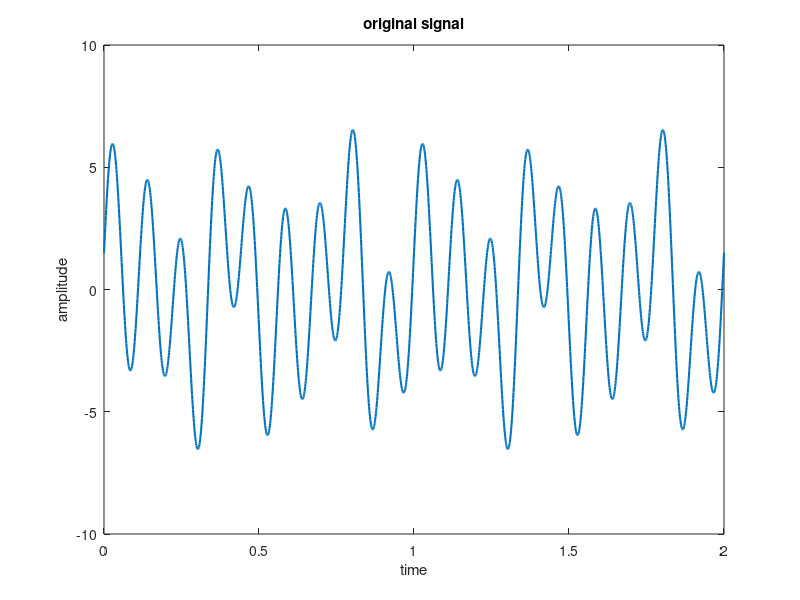
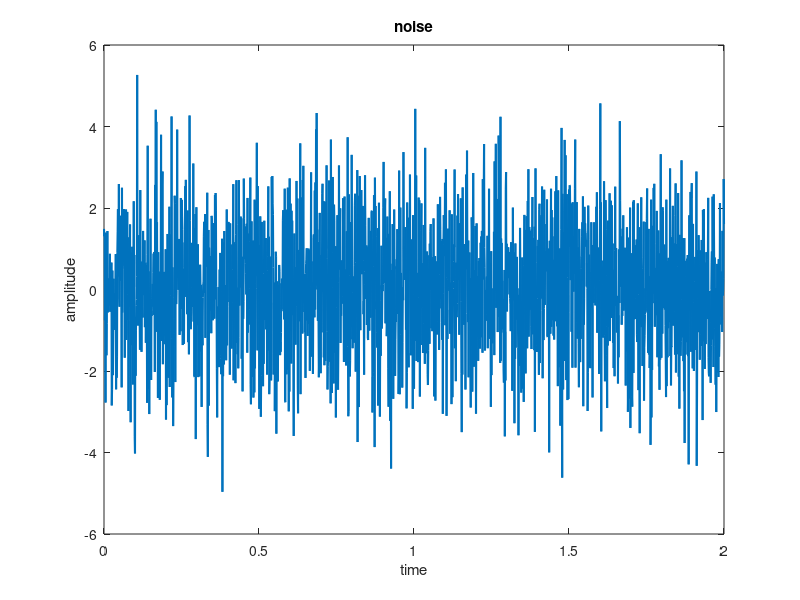
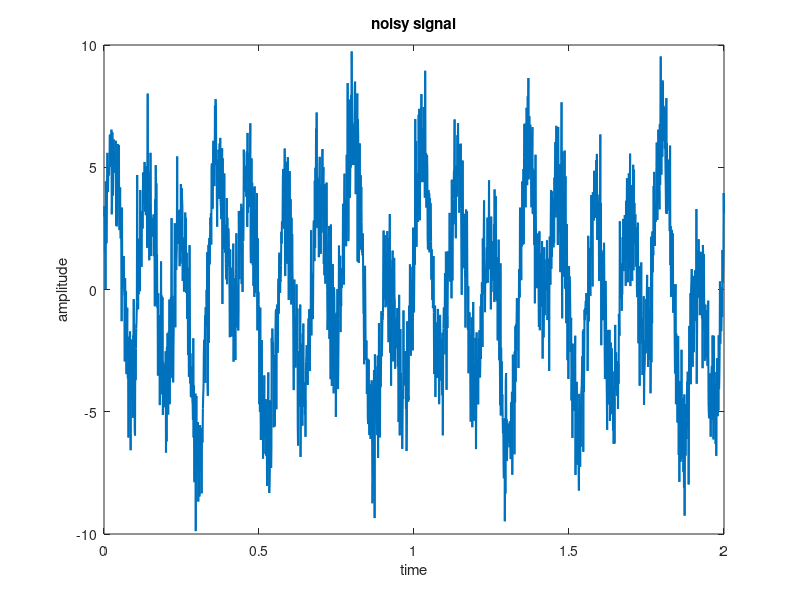
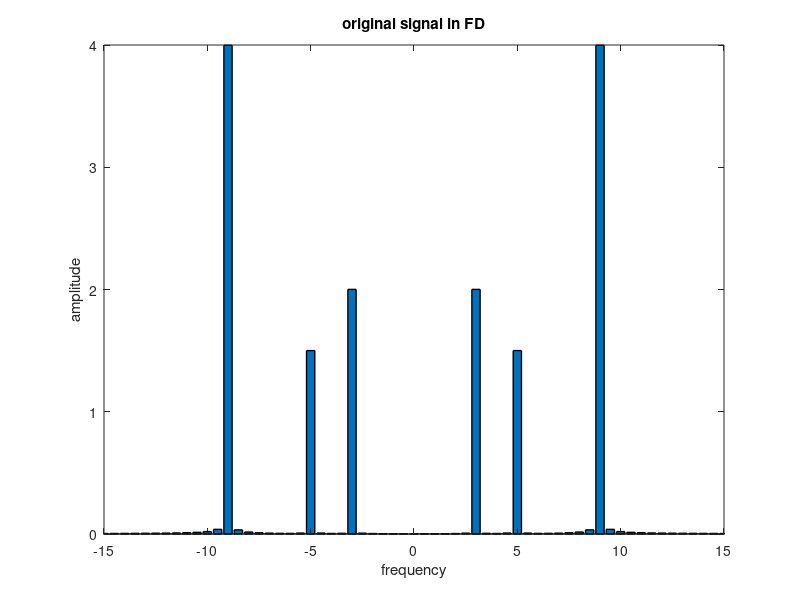

These figures' MATLAB source, in order:
%Importance of frequency domain analysis for noise reduction

clc
clear all
close all

fs = 1000; %sampling frequency
t = 0:1/fs:2; % time array
x1 = 2*sin(2*pi*3*t);
x2 = 1.5*cos(2*pi*5*t);
x3 = 4*sin(2*pi*9*t);
x = x1 + x2 + x3; %audio signal
%noise
noise = 1.5*randn(size(x));
noisy_signal = x + noise;
% this is in time domain
% it has three frequency components.
% the frequency components are 3 Hz, 5 Hz, and 9 Hz
figure
plot(t,x,'linewidth',1.5)
xlabel('time')
ylabel('amplitude')
title('original signal')
figure
plot(t,noise,'linewidth',1.5)
xlabel('time')
ylabel('amplitude')
title('noise')
figure
plot(t,noisy_signal,'linewidth',1.5)
xlabel('time')
ylabel('amplitude')
title('noisy signal')

% we will do frequency conversion below
fx = abs(fftshift(fft(x)))/(length(x)/2); % original signal in FD
f_noise = abs(fftshift(fft(noise)))/(length(x)/2); % noise in FD
f_noisy_signal = abs(fftshift(fft(noisy_signal)))/(length(x)/2); % noisy signal in FD
freq = linspace(-fs/2, fs/2, length(x));

figure
bar(freq, fx,'linewidth',1)
xlim([-15 +15])
xlabel('frequency')
ylabel('amplitude')
title('original signal in FD')
figure
bar(freq, f_noise,'linewidth',1)
xlim([-15 +15])
xlabel('frequency')
ylabel('amplitude')
title('noise in FD')
figure
bar(freq, f_noisy_signal,'linewidth',1)
xlim([-15 +15])
xlabel('frequency')
ylabel('amplitude')
title('noisy signal in FD')